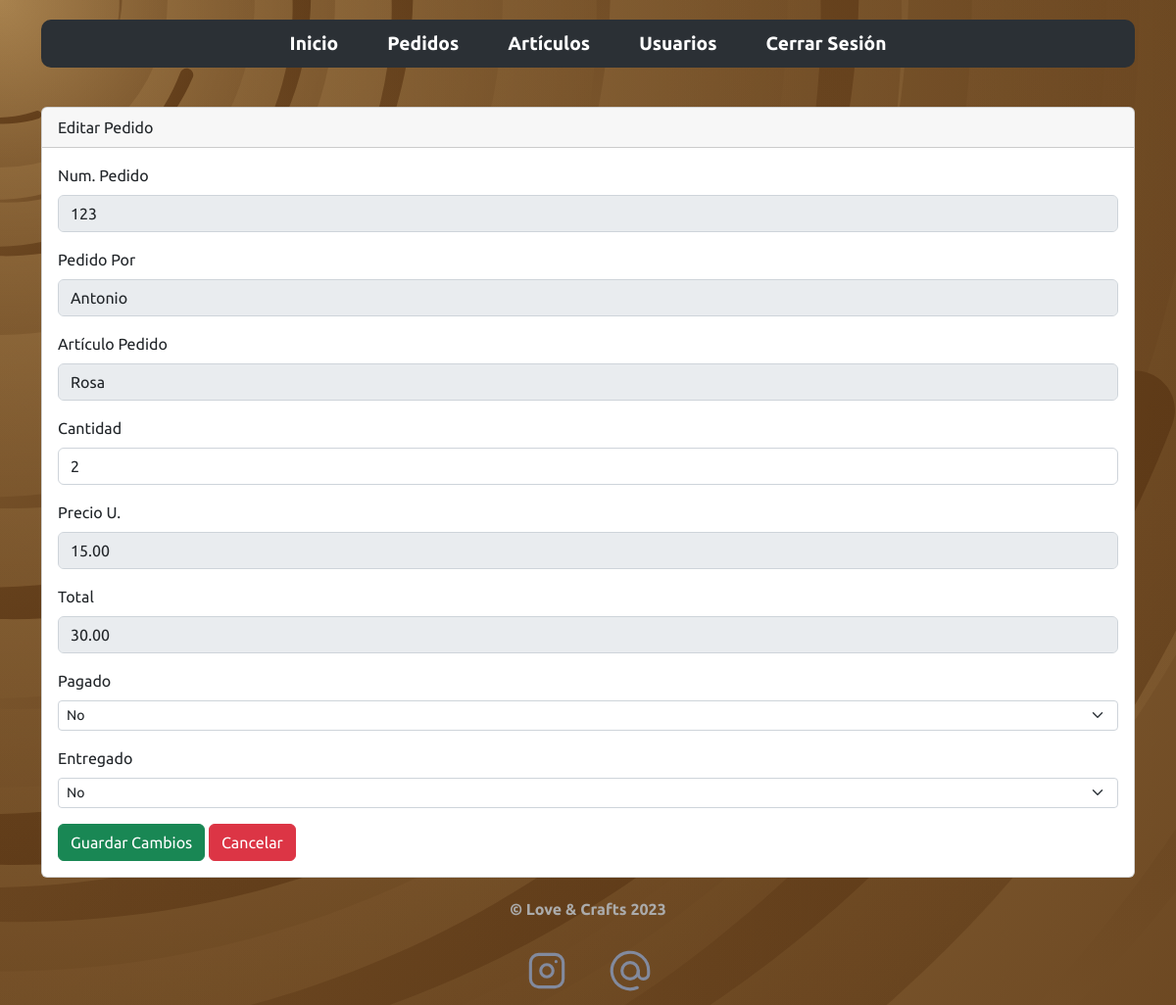
Screenshot of /views/admin/pedidos/editar.php?id=123 (signed in) with the database file from the repository.
### tables this page shows
CREATE TABLE `pedidos` (
  `id` int(11) NOT NULL,
  `id_usuario` int(11) NOT NULL,
  `pedidopor` varchar(60) NOT NULL,
  `id_articulo` int(11) NOT NULL,
  `articulopedido` varchar(60) NOT NULL,
  `cantidad` int(3) NOT NULL,
  `preciou` decimal(5,2) NOT NULL,
  `total` decimal(5,2) NOT NULL,
  `pagado` int(1) NOT NULL,
  `entregado` int(1) NOT NULL
);

### model/Cons_Pedidos.php (called while the page is built, shortened)
<?php
class Cons_Pedidos
{
    public function getPedido($id)
    {
        $db = new Db;
        $conexion = $db->crearConexion();
        $sql = 'SELECT id, pedidopor, articulopedido, cantidad, preciou, total, pagado, entregado FROM pedidos WHERE id=' . $id;
        $resultado = mysqli_query($conexion, $sql);
        if (mysqli_num_rows($resultado) > 0) {
            return $resultado;
        } else {
            echo 'Error al Seleccionar un Pedido';
        }
    }
}

### controller/Pedidos.php (the view, shortened to what this page needs)
<?php
include_once __DIR__ . '../../model/Cons_Pedidos.php';
class Pedidos
{
    public function mostrarUnPedido($id)
    {
        $consultas = new Cons_Pedidos();
        $datos = $consultas->getPedido($id);
        if (is_string($datos)) {
            echo $datos;
        } else {
            while ($fila = mysqli_fetch_assoc($datos)) {
                echo "<div class='mb-3'>\n
                        <label for='numeroPedido' class='form-label'>Num. Pedido</label>\n
                        <input type='hidden' value=" . $fila['id'] . " name='numeroPedido' id='numeroPedido'>\n
                        <input type='number' class='form-control' name='numeroPedido' id='numeroPedido' value=" . $fila['id'] . " disabled>
                    </div>\n
                    <div class='mb-3'>\n
                        <label for='pedidoPor' class='form-label'>Pedido Por</label>\n
                        <input type='text' class='form-control' name='pedidoPor' id='pedidoPor' value=" . $fila['pedidopor'] . " disabled>\n
                    </div>\n
                    <div class='mb-3'>\n
                        <label for='descArticulo' class='form-label'>Artículo Pedido</label>\n
                        <input type='text' class='form-control' name='descArticulo' id='descArticulo' value=" . $fila['articulopedido'] . " disabled>\n
                    </div>\n
                    <div class='mb-3'>\n
                        <label for='cantidad' class='form-label'>Cantidad</label>\n
                        <input type='number' class='form-control' name='cantidad' id='cantidad' value=" . $fila['cantidad'] . ">\n
                    </div>\n
                    <div class='mb-3'>\n
                        <label for='precioU' class='form-label'>Precio U.</label>\n
                        <input type='number' step='any' class='form-control' name='precioU' id='precioU' value=" . $fila['preciou'] . " disabled >\n
                    </div>\n
                    <div class='mb-3'>\n
                        <label for='total' class='form-label'>Total</label>\n
                        <input type='number' step='any' class='form-control' name='total' id='total' value=" . $fila['total'] . " disabled >\n
                    </div>\n
                    <div class='mb-3'>\n
                    <label for='pagado' class='form-label'>Pagado</label>\n
                    <select class='form-select form-select-sm' name='pagado' id='pagado'>\n";
                if ($fila["pagado"] === "0") {
                    echo "
                                    <option selected value='0'>No</option>
                                    <option value='1'>Si</option>
                                </select>\n
                            </div>\n";
                } else {
                    echo "
                                    <option value='0'>No</option>
                                    <option selected value='1'>Si</option>
                                </select>\n
                            </div>\n";
                }
                echo "<div class='mb-3'>\n
                    <label for='entregado' class='form-label'>Entregado</label>\n
                    <select class='form-select form-select-sm' name='entregado' id='entregado'>\n";
                if ($fila["entregado"] === "0") {
                    echo "
                                    <option selected value='0'>No</option>
                                    <option value='1'>Si</option>
                                </select>\n
                            </div>\n";
                } else {
                    echo "
                                    <option value='0'>No</option>
                                    <option selected value='1'>Si</option>
                                </select>\n
                            </div>\n";
                }
            }
        }
    }
}

### css/fondo.css (style rules this page uses)
body { background-color: #5B3715; background-attachment: fixed; background-size: cover; }

### css/estilos.css (style rules this page uses)
* { font-family: 'Ubuntu', sans-serif; }

### rows the page displays
pedidos: numeroPedido "123", pedidoPor "Antonio", descArticulo "Rosa", cantidad "2", precioU "15.00", total "30.00", pagado "No", entregado "No"
